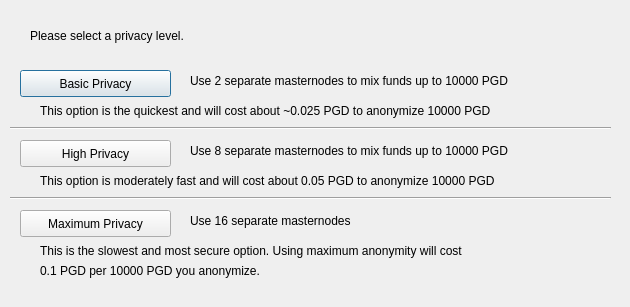
<?xml version="1.0" encoding="UTF-8"?>
<ui version="4.0">
 <class>DarksendConfig</class>
 <widget class="QDialog" name="DarksendConfig">
  <property name="geometry">
   <rect>
    <x>0</x>
    <y>0</y>
    <width>630</width>
    <height>307</height>
   </rect>
  </property>
  <property name="windowTitle">
   <string>Configure Darksend</string>
  </property>
  <widget class="QPushButton" name="buttonBasic">
   <property name="geometry">
    <rect>
     <x>20</x>
     <y>70</y>
     <width>151</width>
     <height>27</height>
    </rect>
   </property>
   <property name="text">
    <string>Basic Privacy</string>
   </property>
  </widget>
  <widget class="QPushButton" name="buttonHigh">
   <property name="geometry">
    <rect>
     <x>20</x>
     <y>140</y>
     <width>151</width>
     <height>27</height>
    </rect>
   </property>
   <property name="text">
    <string>High Privacy</string>
   </property>
  </widget>
  <widget class="QPushButton" name="buttonMax">
   <property name="geometry">
    <rect>
     <x>20</x>
     <y>210</y>
     <width>151</width>
     <height>27</height>
    </rect>
   </property>
   <property name="text">
    <string>Maximum Privacy</string>
   </property>
  </widget>
  <widget class="QLabel" name="label">
   <property name="geometry">
    <rect>
     <x>30</x>
     <y>20</y>
     <width>571</width>
     <height>31</height>
    </rect>
   </property>
   <property name="text">
    <string>Please select a privacy level.</string>
   </property>
  </widget>
  <widget class="QLabel" name="label_2">
   <property name="geometry">
    <rect>
     <x>190</x>
     <y>70</y>
     <width>421</width>
     <height>21</height>
    </rect>
   </property>
   <property name="text">
    <string>Use 2 separate masternodes to mix funds up to 10000 PGD</string>
   </property>
  </widget>
  <widget class="QLabel" name="label_3">
   <property name="geometry">
    <rect>
     <x>190</x>
     <y>140</y>
     <width>411</width>
     <height>21</height>
    </rect>
   </property>
   <property name="text">
    <string>Use 8 separate masternodes to mix funds up to 10000 PGD</string>
   </property>
  </widget>
  <widget class="QLabel" name="label_4">
   <property name="geometry">
    <rect>
     <x>190</x>
     <y>210</y>
     <width>421</width>
     <height>21</height>
    </rect>
   </property>
   <property name="text">
    <string>Use 16 separate masternodes</string>
   </property>
  </widget>
  <widget class="QLabel" name="label_6">
   <property name="geometry">
    <rect>
     <x>40</x>
     <y>100</y>
     <width>561</width>
     <height>21</height>
    </rect>
   </property>
   <property name="text">
    <string>This option is the quickest and will cost about ~0.025 PGD to anonymize 10000 PGD</string>
   </property>
  </widget>
  <widget class="QLabel" name="label_7">
   <property name="geometry">
    <rect>
     <x>40</x>
     <y>170</y>
     <width>561</width>
     <height>21</height>
    </rect>
   </property>
   <property name="text">
    <string>This option is moderately fast and will cost about 0.05 PGD to anonymize 10000 PGD</string>
   </property>
  </widget>
  <widget class="QLabel" name="label_8">
   <property name="geometry">
    <rect>
     <x>40</x>
     <y>240</y>
     <width>561</width>
     <height>21</height>
    </rect>
   </property>
   <property name="text">
    <string>This is the slowest and most secure option. Using maximum anonymity will cost</string>
   </property>
  </widget>
  <widget class="QLabel" name="label_9">
   <property name="geometry">
    <rect>
     <x>40</x>
     <y>260</y>
     <width>561</width>
     <height>21</height>
    </rect>
   </property>
   <property name="text">
    <string>0.1 PGD per 10000 PGD you anonymize.</string>
   </property>
  </widget>
  <widget class="Line" name="line">
   <property name="geometry">
    <rect>
     <x>10</x>
     <y>120</y>
     <width>601</width>
     <height>16</height>
    </rect>
   </property>
   <property name="orientation">
    <enum>Qt::Horizontal</enum>
   </property>
  </widget>
  <widget class="Line" name="line_2">
   <property name="geometry">
    <rect>
     <x>10</x>
     <y>190</y>
     <width>601</width>
     <height>16</height>
    </rect>
   </property>
   <property name="orientation">
    <enum>Qt::Horizontal</enum>
   </property>
  </widget>
 </widget>
 <resources/>
 <connections/>
</ui>
